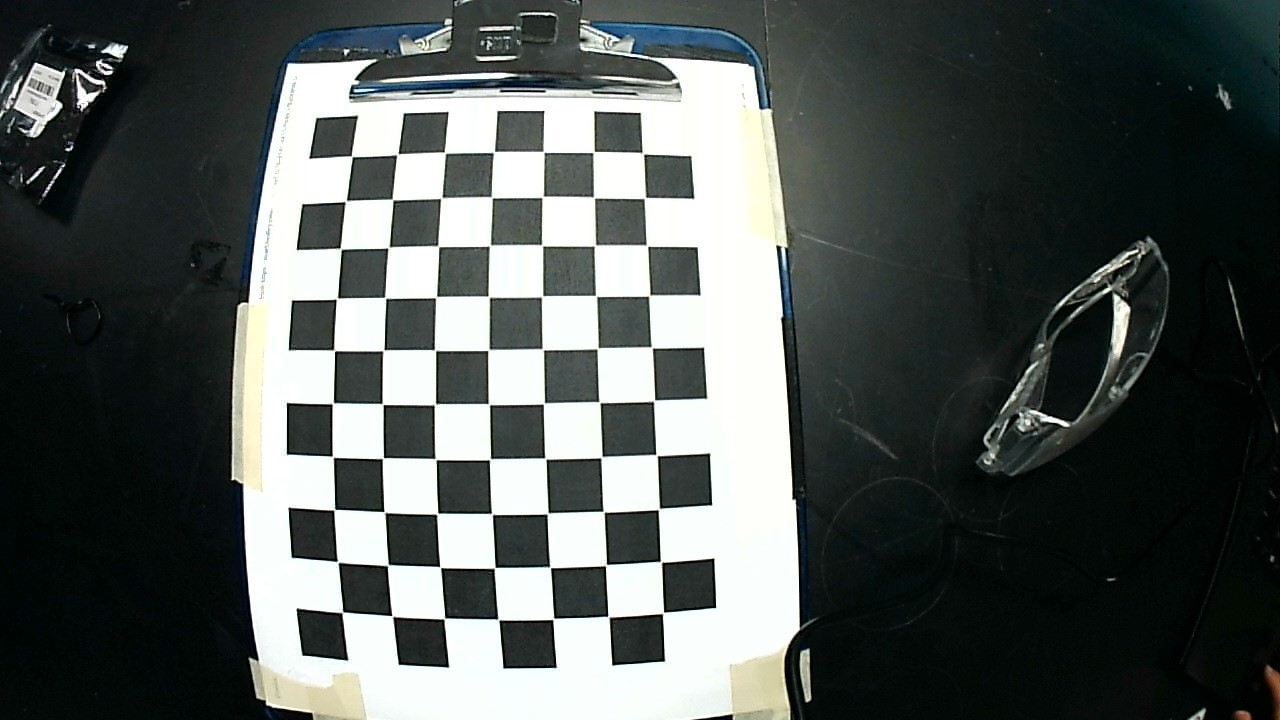
#> input picture undistort/all/WIN_20260309_16_45_20_Pro.jpg, 1280 x 720 px, given in place of all, which was not available
$ python calibrate.py --images all
#> lines starting #> are read from the running program, lines starting #| are printed output that depends on the picture; long printed decimals are rounded; pictures that were not available may be replaced by others from this repository, and a replacement may not be noted
### birdseye/calib.py
"""Fisheye intrinsics persistence.

Model: OpenCV fisheye (Kannala-Brandt equidistant),
    r = f * theta * (1 + k1 theta^2 + k2 theta^4 + k3 theta^6 + k4 theta^8).

JSON schema::

    {
      "DIM": [width, height],          # image size the calibration applies to
      "K": [[fx, 0, cx], [0, fy, cy], [0, 0, 1]],
      "D": [k1, k2, k3, k4],
      "rms": 1.088 | null,             # reprojection RMS in px, if known
      "source": "free-form provenance string"
    }
"""

from __future__ import annotations

import json
from dataclasses import dataclass
from pathlib import Path

import numpy as np


@dataclass
class Intrinsics:
    K: np.ndarray            # 3x3 float64
    D: np.ndarray            # 4x1 float64
    dim: tuple[int, int]     # (width, height)
    rms: float | None = None
    source: str = ""

    def __iter__(self):
        """Allow ``K, D, dim = load_intrinsics(path)``."""
        return iter((self.K, self.D, self.dim))

    # [17 lines left out: functions scaled_to, load_intrinsics, not called in this run]


def save_intrinsics(path: str | Path, K, D, dim, rms: float | None = None, source: str = "") -> Path:
    path = Path(path)
    path.parent.mkdir(parents=True, exist_ok=True)
    data = {
        "DIM": [int(dim[0]), int(dim[1])],
        "K": np.asarray(K, dtype=np.float64).reshape(3, 3).tolist(),
        "D": np.asarray(D, dtype=np.float64).reshape(-1).tolist(),
        "rms": None if rms is None else float(rms),
        "source": source,
    }
    path.write_text(json.dumps(data, indent=2) + "\n")
    return path

### undistort/calibrate.py
"""Fisheye checkerboard calibration.

Usage (from any directory):
    python undistort/calibrate.py [--images "undistort/all/*.jpg"] [--out calib/intrinsics_shared.json]
"""

import argparse
import glob
import sys
from pathlib import Path

import cv2
import numpy as np

HERE = Path(__file__).resolve().parent
REPO_ROOT = HERE.parent
if str(REPO_ROOT) not in sys.path:
    sys.path.insert(0, str(REPO_ROOT))

from birdseye.calib import save_intrinsics  # noqa: E402

CHECKERBOARD = (7, 10)
SUBPIX_CRITERIA = (cv2.TERM_CRITERIA_EPS + cv2.TERM_CRITERIA_MAX_ITER, 30, 0.1)
DEFAULT_IMAGES = str(HERE / "all" / "*.jpg")
DEFAULT_OUT = REPO_ROOT / "calib" / "intrinsics_shared.json"


def _flag(name):
    # OpenCV 5 removed cv2.fisheye.CALIB_* in favour of cv2.CALIB_*.
    if hasattr(cv2, name):
        return getattr(cv2, name)
    return getattr(cv2.fisheye, name)


def calibration_flags():
    return (_flag("CALIB_RECOMPUTE_EXTRINSIC")
            | _flag("CALIB_CHECK_COND")
            | _flag("CALIB_FIX_SKEW"))


def calibrate(image_glob=DEFAULT_IMAGES, verbose=True):
    """Run fisheye calibration. Returns (K, D, DIM, rms, n_ok, n_images)."""
#> called with image_glob = 'all', verbose = True
    images = sorted(glob.glob(image_glob))
    if not images:
        raise FileNotFoundError(f"no calibration images match {image_glob!r}")

    objp = np.zeros((1, CHECKERBOARD[0] * CHECKERBOARD[1], 3), np.float32)
    objp[0, :, :2] = np.mgrid[0:CHECKERBOARD[0], 0:CHECKERBOARD[1]].T.reshape(-1, 2)

    img_shape = None
    objpoints, imgpoints = [], []
    for fname in images:
        img = cv2.imread(fname)
#> img is the input picture: shape (720, 1280, 3); mean B, G, R 87.1, 89.4, 83.4
        if img is None:
            raise IOError(f"could not read {fname}")
        if img_shape is None:
            img_shape = img.shape[:2]
        elif img_shape != img.shape[:2]:
            raise ValueError("All images must share the same size.")
        gray = cv2.cvtColor(img, cv2.COLOR_BGR2GRAY)
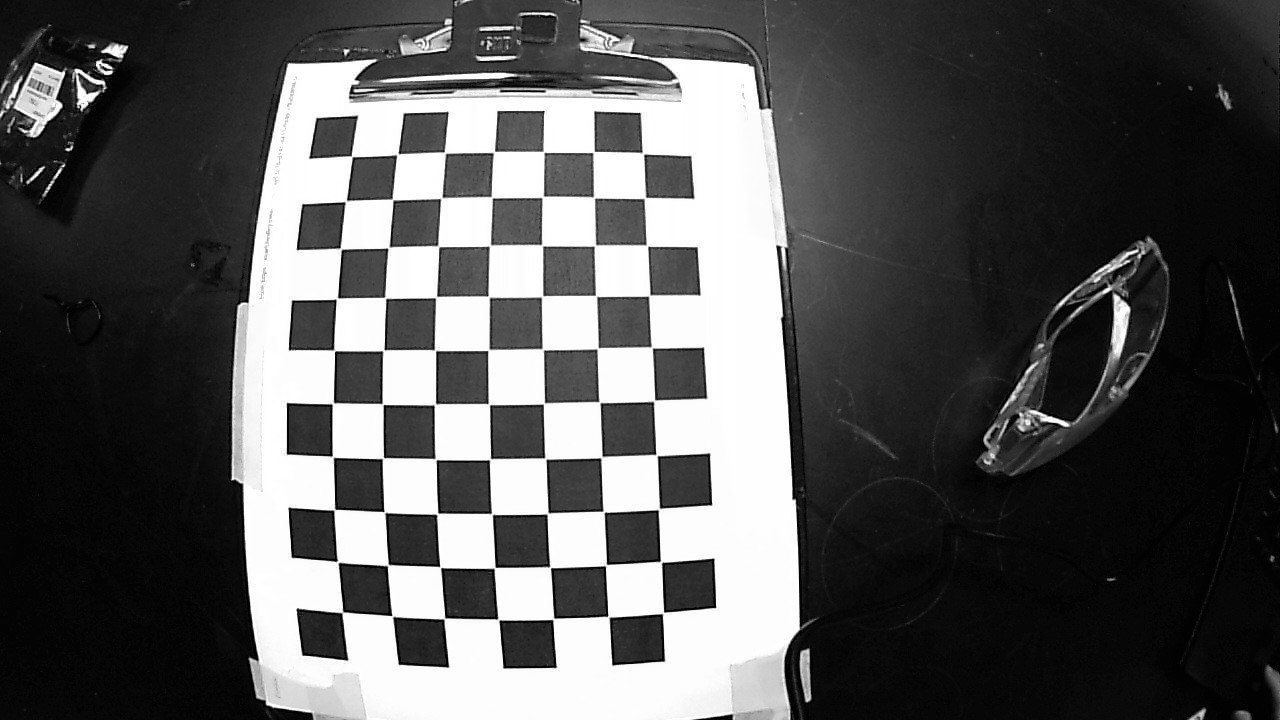
#> gray: shape (720, 1280); min 0, max 255, mean 87.4
        ret, corners = cv2.findChessboardCorners(
            gray, CHECKERBOARD,
            cv2.CALIB_CB_ADAPTIVE_THRESH + cv2.CALIB_CB_FAST_CHECK + cv2.CALIB_CB_NORMALIZE_IMAGE)
#> ret = True; corners = 70 rows, first 8: [351.8, 156.4], [398, 153.8], [444.6, 152.3], [493.8, 152.1], [543.5, 151.8], [593.5, 152.1], [643.7, 154.3], [345.8, 200.9]
        if ret:
            objpoints.append(objp)
            cv2.cornerSubPix(gray, corners, (3, 3), (-1, -1), SUBPIX_CRITERIA)
            imgpoints.append(corners)

    n_ok = len(objpoints)
    if n_ok == 0:
        raise RuntimeError("checkerboard not found in any image")

    K = np.zeros((3, 3))
    D = np.zeros((4, 1))
    rvecs = [np.zeros((1, 1, 3), dtype=np.float64) for _ in range(n_ok)]
    tvecs = [np.zeros((1, 1, 3), dtype=np.float64) for _ in range(n_ok)]
    dim = (img_shape[1], img_shape[0])
    rms, K, D, _, _ = cv2.fisheye.calibrate(
        objpoints, imgpoints, dim, K, D, rvecs, tvecs,
        calibration_flags(),
        (cv2.TERM_CRITERIA_EPS + cv2.TERM_CRITERIA_MAX_ITER, 30, 1e-6))
#> rms = 0.326; K = [[650.6, 0, 648.8], [0, 645.4, 311.2], [0, 0, 1]]; D = [-0.00982, -0.0944, 0.185, -0.184]

    if verbose:
        print(f"Found {n_ok} of {len(images)} images with a checkerboard")
        print("DIM=" + str(dim))
#| DIM=(1280, 720)
        print("K=np.array(" + str(K.tolist()) + ")")
#| K=np.array([[650.648, 0.0, 648.815], [0.0, 645.373, 311.222], [0.0, 0.0, 1.0]])
        print("D=np.array(" + str(D.tolist()) + ")")
#| D=np.array([[-0.009823], [-0.09437], [0.1853], [-0.1837]])
        print(f"RMS={rms:.4f} px")
#| RMS=0.3255 px
    return K, D, dim, float(rms), n_ok, len(images)


def main(argv=None):
    ap = argparse.ArgumentParser(description=__doc__, formatter_class=argparse.RawDescriptionHelpFormatter)
    ap.add_argument("--images", default=DEFAULT_IMAGES, help="glob of checkerboard images")
    ap.add_argument("--out", default=str(DEFAULT_OUT), help="intrinsics JSON to write")
    ap.add_argument("--no-save", action="store_true")
    args = ap.parse_args(argv)

    K, D, dim, rms, n_ok, n_img = calibrate(args.images)
#> K = [[650.6, 0, 648.8], [0, 645.4, 311.2], [0, 0, 1]]; D = [-0.00982, -0.0944, 0.185, -0.184]; dim = (1280, 720); rms = 0.326; n_ok = 1; n_img = 1
    if not args.no_save:
        try:
            src = Path(args.images).resolve().relative_to(REPO_ROOT).as_posix()
        except ValueError:
            src = args.images
        out = save_intrinsics(args.out, K, D, dim, rms,
                              source=f"undistort/calibrate.py on {src} ({n_ok}/{n_img} images, OpenCV {cv2.__version__})")
        print(f"Saved {out}")
#| Saved calib/intrinsics_shared.json


if __name__ == "__main__":
    main()

$ run again, on undistort/all/WIN_20260309_16_46_04_Pro.jpg
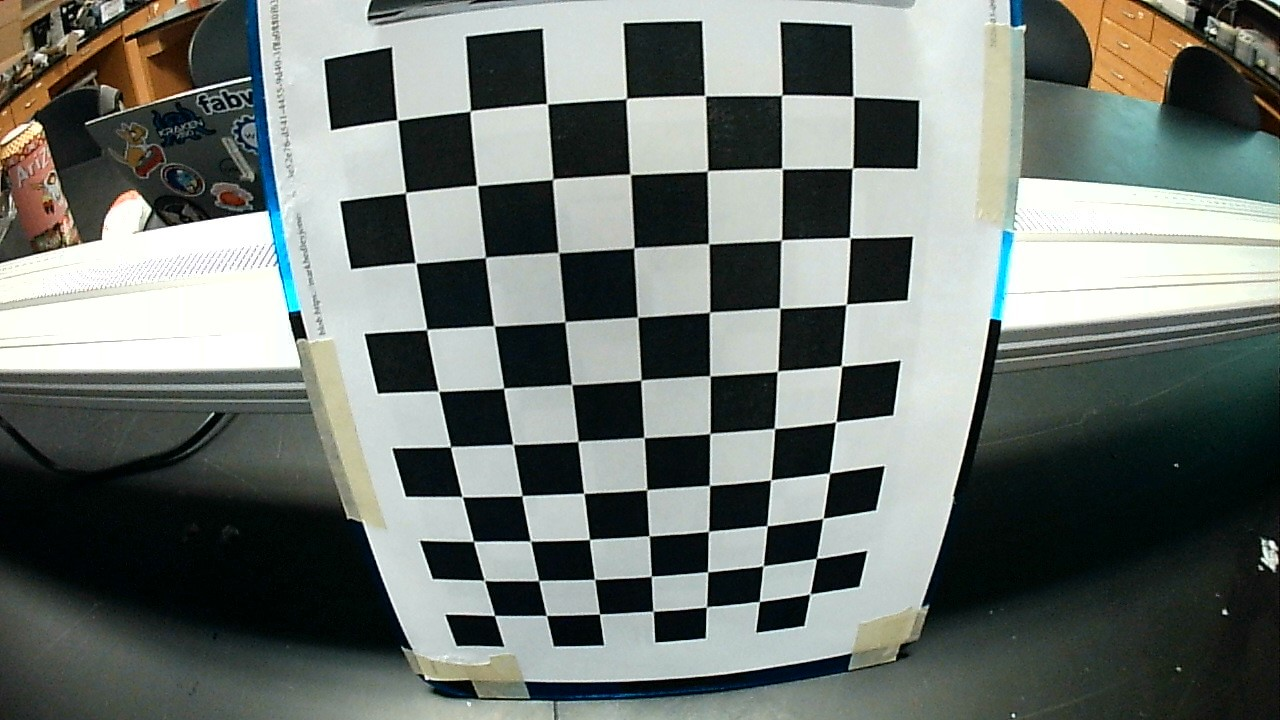
#> input picture undistort/all/WIN_20260309_16_46_04_Pro.jpg, 1280 x 720 px, given in place of all, which was not available
#> in calibrate, img is the input picture: shape (720, 1280, 3); mean B, G, R 111.6, 116.5, 109.7
#> in calibrate, `gray = cv2.cvtColor(img, cv2.COLOR_BGR2GRAY)`:
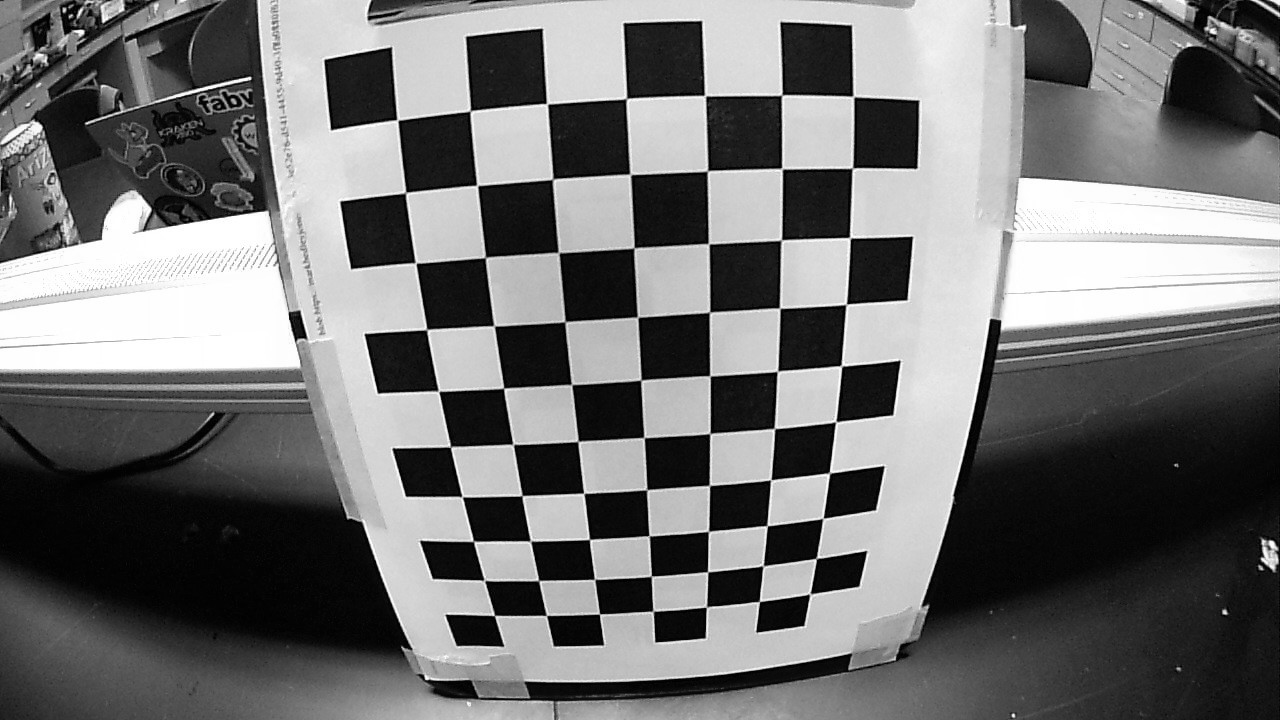
#> gray: shape (720, 1280); min 0, max 255, mean 113.9
#> ret = True; corners = 70 rows, first 8: [397.5, 120.1], [470.2, 111.1], [546.8, 103.7], [626.5, 98.5], [704.8, 95.52], [781.8, 94.98], [853.5, 96.55], [405.8, 192.2]
#> in calibrate, `rms, K, D, _, _ = cv2.fisheye.calibrate( objpoints, imgpoints, dim, K,..`: rms = 0.345; K = [[679, 0, 639.6], [0, 673.1, 309.9], [0, 0, 1]]; D = [-0.0584, 0.607, -4.88, 9.49]
#| DIM=(1280, 720)
#| K=np.array([[679.008, 0.0, 639.557], [0.0, 673.102, 309.862], [0.0, 0.0, 1.0]])
#| D=np.array([[-0.05844], [0.6068], [-4.879], [9.489]])
#| RMS=0.3454 px
#> in main, `K, D, dim, rms, n_ok, n_img = calibrate(args.images)`: K = [[679, 0, 639.6], [0, 673.1, 309.9], [0, 0, 1]]; D = [-0.0584, 0.607, -4.88, 9.49]; dim = (1280, 720); rms = 0.345; n_ok = 1
#| Saved calib/intrinsics_shared.json

$ run again, on undistort/all/WIN_20260309_16_46_18_Pro.jpg
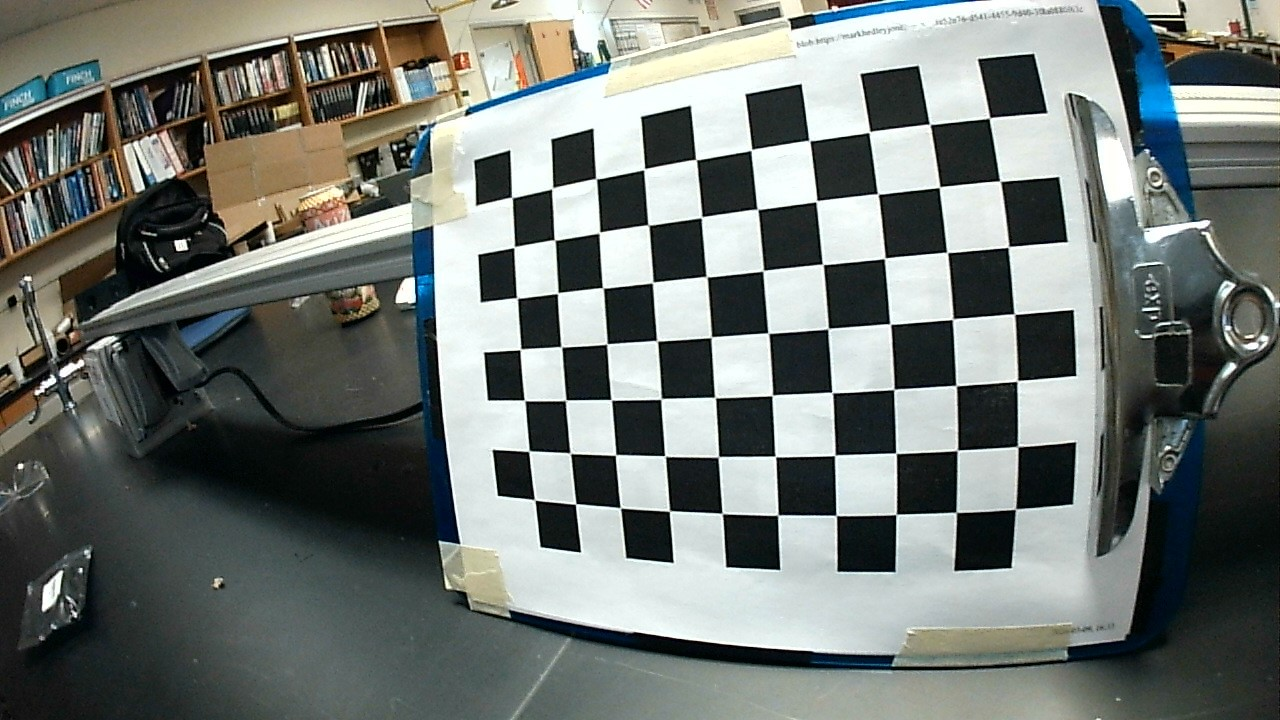
#> input picture undistort/all/WIN_20260309_16_46_18_Pro.jpg, 1280 x 720 px, given in place of all, which was not available
#> in calibrate, img is the input picture: shape (720, 1280, 3); mean B, G, R 115.1, 119.4, 113.6
#> in calibrate, `gray = cv2.cvtColor(img, cv2.COLOR_BGR2GRAY)`:
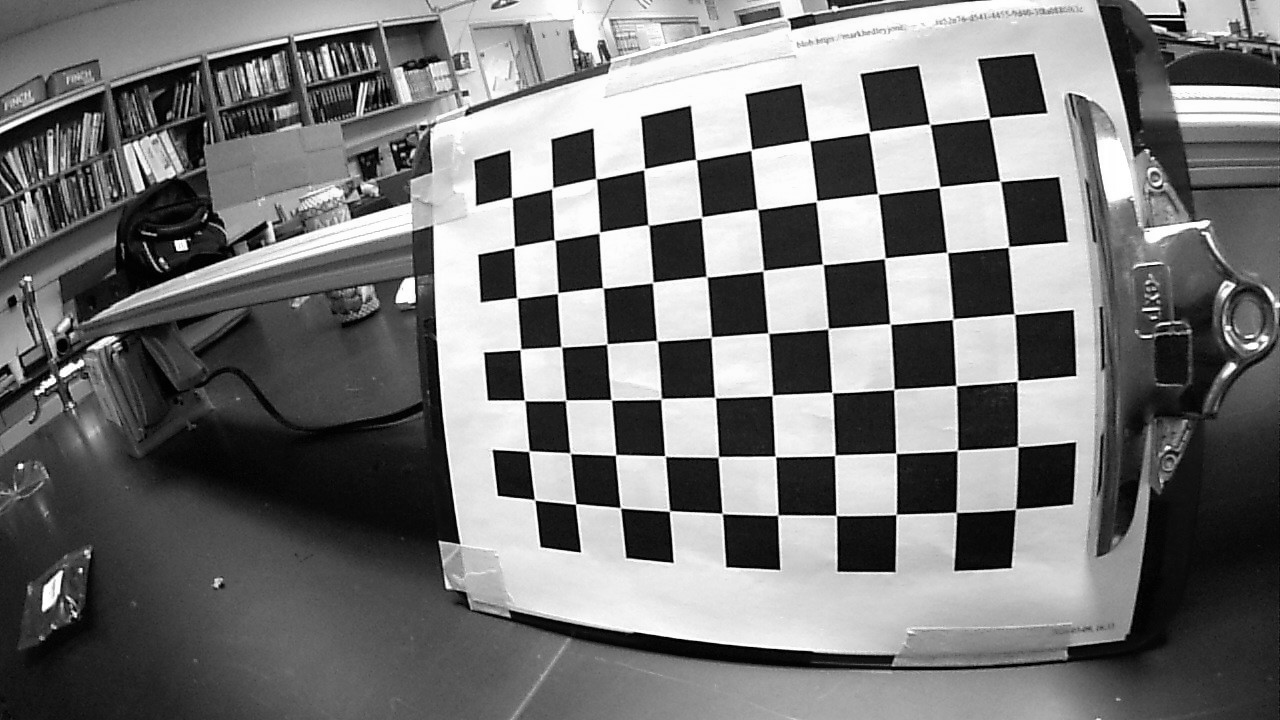
#> gray: shape (720, 1280); min 0, max 255, mean 117.2
#> ret = True; corners = 70 rows, first 8: [989.6, 118], [999.8, 181], [1008, 247.2], [1014.7, 314.2], [1017.2, 380.8], [1017.4, 446.6], [1015.3, 509.1], [929.9, 124.3]
#> in calibrate, `rms, K, D, _, _ = cv2.fisheye.calibrate( objpoints, imgpoints, dim, K,..`: rms = 0.315; K = [[623, 0, 654.9], [0, 637.1, 316.1], [0, 0, 1]]; D = [-0.0505, 0.25, -0.675, 0.558]
#| DIM=(1280, 720)
#| K=np.array([[623.019, 0.0, 654.934], [0.0, 637.139, 316.136], [0.0, 0.0, 1.0]])
#| D=np.array([[-0.05052], [0.2502], [-0.6748], [0.5581]])
#| RMS=0.3154 px
#> in main, `K, D, dim, rms, n_ok, n_img = calibrate(args.images)`: K = [[623, 0, 654.9], [0, 637.1, 316.1], [0, 0, 1]]; D = [-0.0505, 0.25, -0.675, 0.558]; dim = (1280, 720); rms = 0.315; n_ok = 1
#| Saved calib/intrinsics_shared.json
